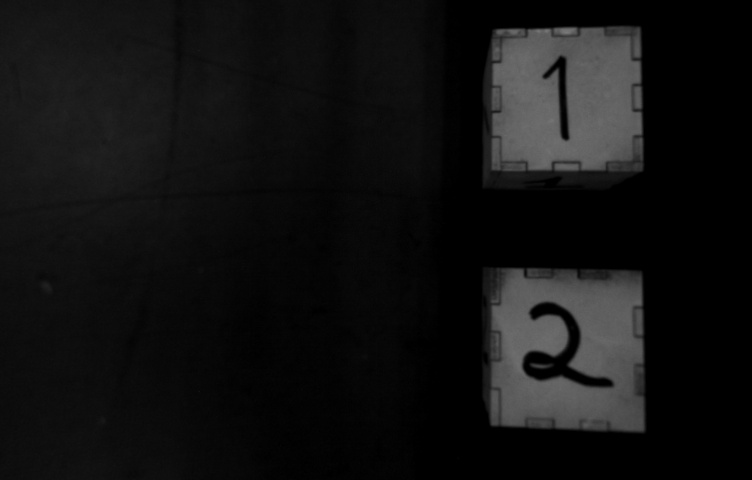
#> input picture data/cubes/duo/1_2_1.jpg, 752 x 480 px; its folder holds only this picture in this run
$ python detection.py
#> lines starting #> are read from the running program, lines starting #| are printed output that depends on the picture; after the words box and inside, x2 and y2 are one past the last pixel; in counts of white or black regions, pixels touching at a corner belong together
### src/vis.py
"""
Visualization using visdom.
"""
import numpy as np
import matplotlib.pyplot as plt
from itertools import *

# [46 lines left out: functions preview_loader, preview_kernels, plot_learning_curves, not called in this run]

def show_image(im, title):
    """
    This function shows an image.
    """
#> called with title = 'Image sample'
    plt.imshow(im)
    plt.colorbar()
    plt.title(title)
    plt.show()

# [12 lines left out: function show_binary, not called in this run]

### src/detection.py
"""
This module contains utilities functions used in the preprocessing phase of the detection.
"""
import imageio
import glob
import matplotlib.pyplot as plt
import numpy as np
import skimage.transform as tf
from skimage.filters import threshold_otsu
from skimage.measure import (approximate_polygon, find_contours)
from skimage.morphology import (closing, convex_hull_object, square)
from skimage.segmentation import clear_border
from scipy.spatial import ConvexHull

try:
    from . import vis
except ImportError:
    import vis


def normalize(imag, mean, std, debug=False):
    """
    This function returns a normalized copy of the image.
    """

    imag = imag.copy()

    # We rescale the pixels to have 0 mean and 1 standard deviation

    ##################
    # YOUR CODE HERE #
    ##################
    imag = imag - mean
    imag = imag / std

    if debug:
        plt.imshow(imag)
        plt.title("normalized image")
        plt.show()

    return imag


def rescale(imag, debug=False):
    """
    This function returns a rescaled version of the image.
    This means that values all lies in [0, 1].
    """
#> called with debug = True

    imag = imag.copy()

    # We rescale the pixels to have minimum value of 0 and max value of 1.

    ##################
    # YOUR CODE HERE #
    ##################
    imag = imag - imag.min()
    imag = imag / imag.max()

    if debug:
        plt.imshow(imag)
        plt.title("rescaled image")
        plt.colorbar()
        plt.show()
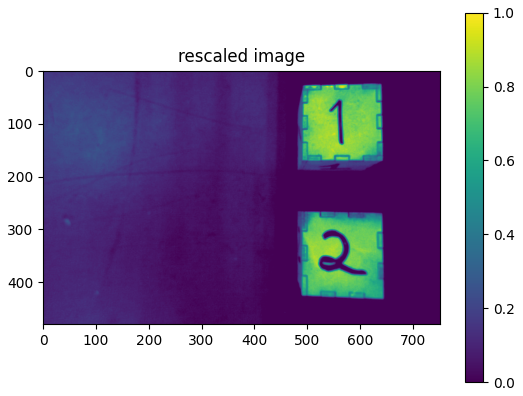
#> figure drawn by matplotlib, 2 panels

    return imag

def binarize(imag, debug=False):
    """
    This function returns a binarized version of the image.
    """

    imag = imag.copy()

    # We compute an optimal threshold and form a binary image

    ##################
    # YOUR CODE HERE #
    ##################
    thresh = threshold_otsu(imag)
    black_white = closing(imag > thresh, square(3))
    cleared = clear_border(black_white)
    binar = convex_hull_object(cleared)

    if debug:
        fig, ax = plt.subplots()
        ax.imshow(imag)
        ax.imshow(binar, alpha=0.4)
        fig.suptitle("Binary image")
        plt.show()

    return binar


def inverse(imag, debug=False):
    """
    This function returns an inversed image.
    """

    imag = imag.copy()

    # We inverse the an image such that former 0 values are now 1.

    ##################
    # YOUR CODE HERE #
    ##################
    imag = 1. - imag

    if debug:
        plt.imshow(imag)
        plt.title("Thresholded image")
        plt.show()

    return imag


def approximate_square(contour):
    """
    This function approximates a contour with a square.
    """

    tol = 50

    # While the right number of segments is not found, we modify the tolerance consequently.
    for _ in range(50):
        coords = approximate_polygon(contour, tolerance=tol)
        coords = np.flip(coords[0:-1], axis=1)
        if coords.shape[0] == 4:
            return coords
        if coords.shape[0] < 4:
            print("Failed to approximate square with tolerance {}, found {} points. Retrying."\
                .format(tol, coords.shape[0]))
            tol -= 1
        else:
            print("Failed to approximate square with tolerance {}, found {} points. Retrying."\
                .format(tol, coords.shape[0]))
            tol += 1

    raise Exception("Failed to approximate square")


def reorder_contour(contour):
    """
    This function allows to reorder the contour so that the down-right point is always first, and
    points are ordered clockwise.
    """

    # We reorder the points

    ##################
    # YOUR CODE HERE #
    ##################

    # Replace the following code
    rightest_points = contour[contour[:, 0].argsort()][-2:]
    lowest_rightest_point = rightest_points[rightest_points[:, 1].argsort()][-1]
    lr_point_idx = np.where(np.all(contour == lowest_rightest_point, axis=1))[0][0]
    contour = np.roll(contour, -lr_point_idx, axis=0)

    return contour


def get_box_contours(imag, debug=False):
    """
    This function takes as input a single channel image, and returns a list of contours bounding
    the cubes.
    """

    # We make sure that we work on a local copy of the image
    imag = imag.copy()

    # We turn the image to a binary one

    ##################
    # YOUR CODE HERE #
    ##################
    binar = binarize(rescale(imag))

    # We extract the contours, and keep only the largest ones.

    ##################
    # YOUR CODE HERE #
    ##################
    ctrs = find_contours(binar, 0)
    hulls = [ConvexHull(c) for c in ctrs]
    ctrs = [h.points[np.flip(h.vertices)] for h in hulls if h.area > 500]

    # We approximate the contours by squares and reorder the points

    ##################
    # YOUR CODE HERE #
    ##################
    ctrs = [reorder_contour(approximate_square(c)) for c in ctrs]

    if debug:
        plt.imshow(imag)
        plt.imshow(binar, alpha=0.4)
        for coords in ctrs:
            plt.plot(coords[:, 0], coords[:, 1], 'og', linewidth=2)
            plt.plot(coords.mean(axis=0)[0], coords.mean(axis=0)[1], 'or')
            ind = [1, 2, 3, 4]
            for i, txt in enumerate(ind):
                plt.annotate(txt, (coords[i, 0], coords[i, 1]))
        plt.title("Contours found")
        plt.show()

    return ctrs


def get_sprites(imag, ctrs, debug=False):
    """
    This function computes a projective transform from the source (mnist image) to
    the destination (contour) and extracts the warped sprite.
    """

    # We make sure that we work on a local copy of the image
    imag = imag.copy()

    # We loop through the sprites
    sprts = []

    for contour in ctrs:

        # We compute the projective transform

        ##################
        # YOUR CODE HERE #
        ##################
        source_points = np.array([[28, 28], [0, 28], [0, 0], [28, 0]])
        destination_points = contour
        transform = tf.ProjectiveTransform()
        transform.estimate(source_points, destination_points)

        # We transform the image

        ##################
        # YOUR CODE HERE #
        ##################
        warped = tf.warp(imag, transform, output_shape=(28, 28))

        if debug:
            _, axis = plt.subplots(nrows=2, figsize=(8, 3))
            axis[0].imshow(imag)
            axis[0].plot(destination_points[:, 0], destination_points[:, 1], '.r')
            axis[1].imshow(warped)
            plt.show()

        sprts.append(warped)

    return sprts


def preprocess_sprites(sprts, debug=False):
    """
    This function preprocesses sprites to make them closer to the mnist images.
    """

    out_sprites = []

    for imag in sprts:

        # We make a local copy
        imag = imag.copy()

        # We rescale, inverse and normalize

        ##################
        # YOUR CODE HERE #
        ##################
        imag = inverse(rescale(imag), debug=False)
        imag = normalize(imag, 0.5, 0.5, debug=False)

        if debug:
            plt.imshow(imag)
            plt.title("Pre-processed sprites")
            plt.colorbar()
            plt.show()

        out_sprites.append(imag)

    return out_sprites


if __name__ == "__main__":

    print("0) Getting images:")
    test_data = glob.glob('data/cubes/*/*.jpg', recursive=True)
    print("Found test images: {}".format(test_data))
    images = []
    for path in test_data:
        images.append(imageio.imread(path)[:, :, 0])
    images = np.array(images)
    vis.show_image(images[0], "Image sample")

    print("Ok\n\n1) Rescaling image")
    rescaled = rescale(images[0], debug=True)
    assert rescaled.max() == 1.
    assert rescaled.min() == 0.

    print("OK\n\n2) Binarizing image")
    for im in images:
        binarize(im, debug=False)
#> this loop made 2 passes
#> thresh in binarize on passes 1 to 2: 48, 39
#> pass 1, in binarize, `black_white = closing(imag > thresh, square(3))`:
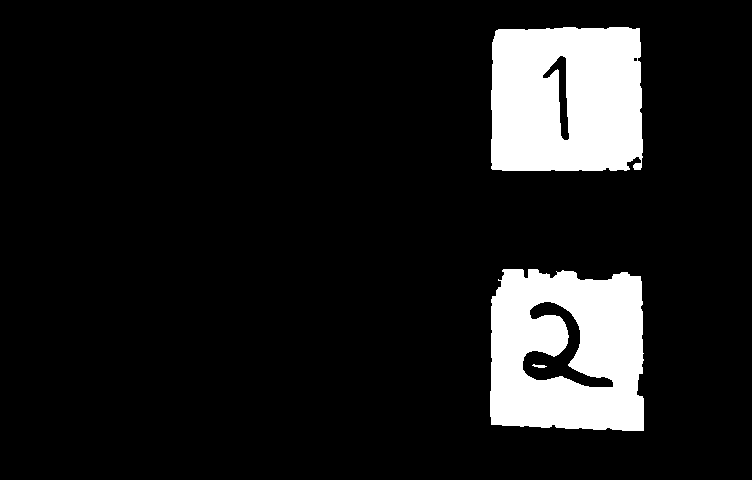
#> black_white: shape (480, 752) bool; 11.4% white; 3 white regions, box (x1, y1, x2, y2) and area: (490, 269, 644, 431) 20635, (491, 27, 643, 171) 20484, (532, 364, 547, 368) 35

    print("OK\n\n3) Getting boxes")
    ctrs = []
    for im in images:
        ctrs.append(get_box_contours(im, debug=False))
#> this loop made 2 passes
#> pass 2, in rescale (call 3), `imag = imag / imag.max()`:
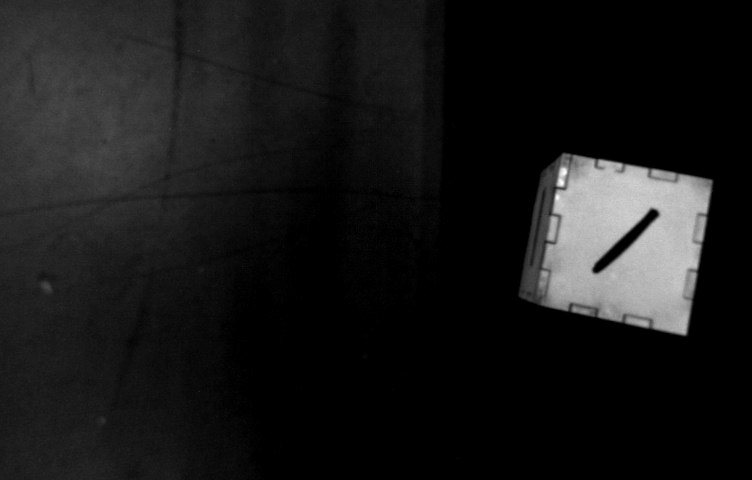
#> imag: shape (480, 752) float64; min 0, max 1, mean 0.0961
#> pass 2, in binarize (call 4), `binar = convex_hull_object(cleared)`:
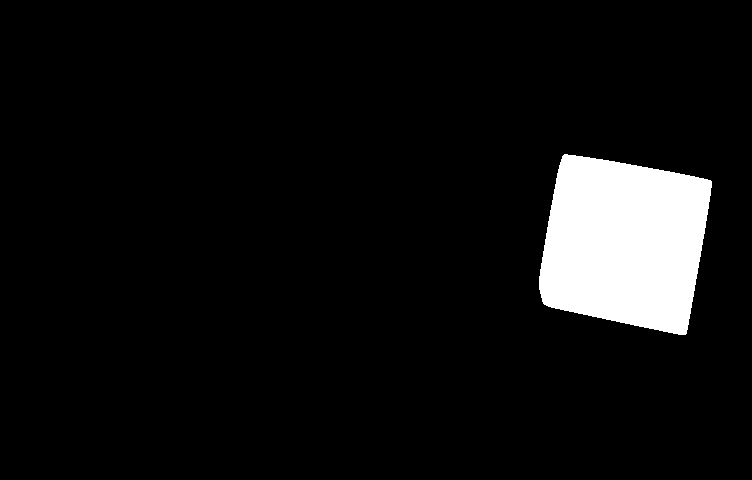
#> binar: shape (480, 752) bool; 6.7% white; 1 white region, box (x1, y1, x2, y2) and area: (539, 154, 712, 335) 24200
#> after the loop, ctrs = [[[[642, 168], [492, 170], [497, 28], [639, 27]], [[644, 430], [491, 425], [490, 298], [640, 275]]], [[[685, 335], [544, 305], [561, 156], [694, 175]]]]

    print("OK\n\n4) Getting sprites")
    sprites = []
    for i in range(images.shape[0]):
        sprites.append(get_sprites(images[i], ctrs[i], debug=False))
#> after the loop, sprites = 2 items

    print("OK\n\n5) Pre-processing")
    for sprt in sprites:
        preprocess_sprites(sprt, debug=True)
#> this loop made 2 passes
#> pass 1, in inverse, `imag = 1. - imag`:
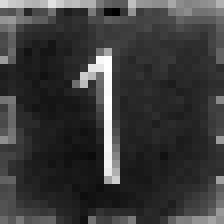
#> imag: shape (28, 28) float64 (shown 8 times larger); min 0, max 1, mean 0.232
#> pass 1, in preprocess_sprites, `plt.show()`:
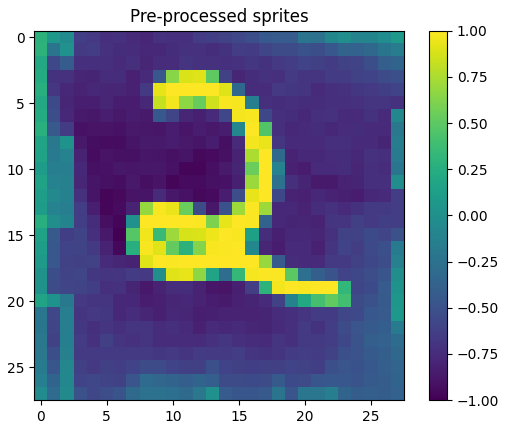
#> figure drawn by matplotlib, 2 panels
#> pass 2, in preprocess_sprites (call 2), `plt.show()`:
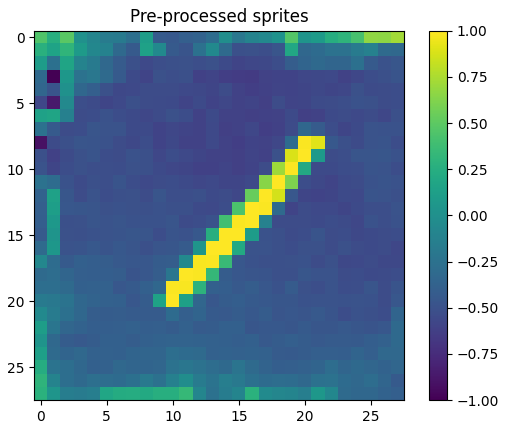
#> figure drawn by matplotlib, 2 panels
